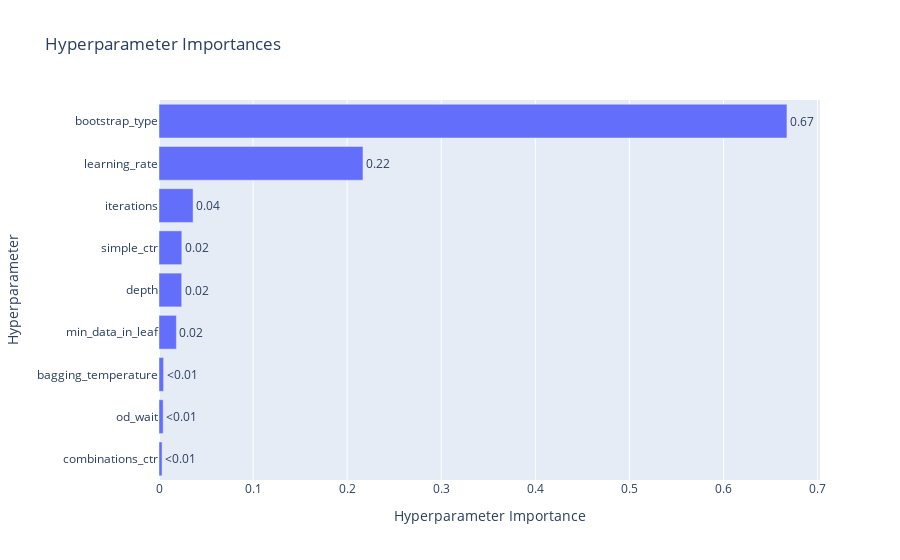

Notebook cell for this chart:
### Code cell
# 하이퍼파라미터별 중요도를 확인할 수 있는 그래프
optuna.visualization.plot_param_importances(study_cat_no_enc)

### Figure 1 — Plotly figure (JSON) as saved in the notebook; plotly's stock layout.template omitted (floating-point values rounded to 4 significant figures)
{"data": [{"cliponaxis": false, "hovertemplate": ["combinations_ctr (CategoricalDistribution): 0.003271696619148365<extra></extra>", "od_wait (IntDistribution): 0.004440799968081603<extra></extra>", "bagging_temperature (FloatDistribution): 0.004878026057178792<extra></extra>", "min_data_in_leaf (IntDistribution): 0.01848430627699678<extra></extra>", "depth (IntDistribution): 0.0241353051620846<extra></extra>", "simple_ctr (CategoricalDistribution): 0.024264439950968157<extra></extra>", "iterations (IntDistribution): 0.036231346987425105<extra></extra>", "learning_rate (FloatDistribution): 0.21681863345994146<extra></extra>", "bootstrap_type (CategoricalDistribution): 0.6674754455181752<extra></extra>"], "name": "Objective Value", "orientation": "h", "text": ["<0.01", "<0.01", "<0.01", "0.02", "0.02", "0.02", "0.04", "0.22", "0.67"], "textposition": "outside", "type": "bar", "x": [0.003272, 0.004441, 0.004878, 0.01848, 0.02414, 0.02426, 0.03623, 0.2168, 0.6675], "y": ["combinations_ctr", "od_wait", "bagging_temperature", "min_data_in_leaf", "depth", "simple_ctr", "iterations", "learning_rate", "bootstrap_type"]}], "layout": {"title": {"text": "Hyperparameter Importances"}, "xaxis": {"title": {"text": "Hyperparameter Importance"}}, "yaxis": {"title": {"text": "Hyperparameter"}}}}
